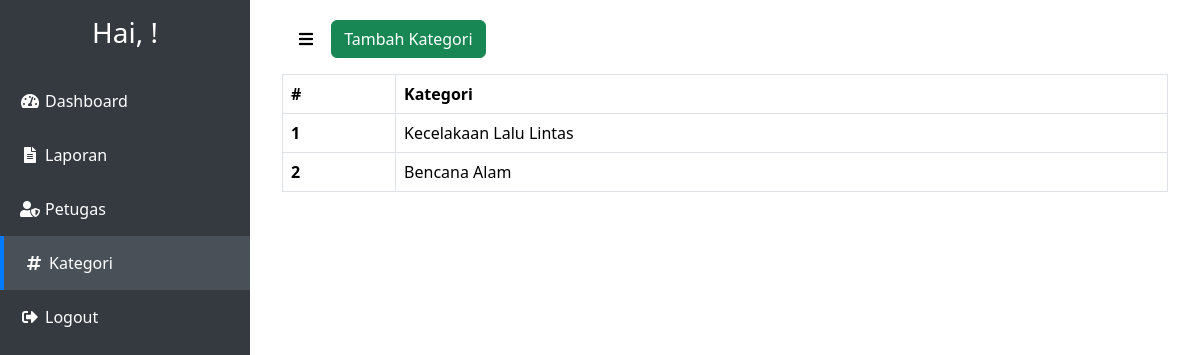
The page /admin/kategori.php on the database its author committed.
### tables this page shows
CREATE TABLE `kategori` (
  `id_kategori` int(11) NOT NULL,
  `nama_kategori` varchar(255) NOT NULL
);

### admin/kategori.php (the view, shortened to what this page needs)
<?php
    include "../config.php"
?>
<html>
<head>
    <link href="https://cdn.jsdelivr.net/npm/bootstrap@5.3.2/dist/css/bootstrap.min.css" rel="stylesheet">
    <link rel="stylesheet" href="https://cdnjs.cloudflare.com/ajax/libs/font-awesome/5.15.3/css/all.min.css"></link>
</head>
<body>
    <div class="sidebar" id="sidebar">
        <h3 class="text-center py-3">Hai, <?php echo $_SESSION['username']; ?>!</h3>
        <ul class="nav flex-column">
            <li class="nav-item">
                <a class="nav-link" href="dashboard.php">
                    <div class="icon"><i class="fas fa-tachometer-alt"></i></div>
                    Dashboard
                </a>
            </li>
            <li class="nav-item">
                <a class="nav-link" href="laporan.php">
                    <div class="icon"><i class="fas fa-file-alt"></i></div>
                    Laporan
                </a>
            </li>
            <li class="nav-item">
                <a class="nav-link" href="petugas.php">
                    <div class="icon"><i class="fas fa-user-shield"></i></div>
                    Petugas
                </a>
            </li>
            <li class="nav-item">
                <a class="nav-link active" href="#">
                    <div class="icon"><i class="fas fa-hashtag"></i></div>
                    Kategori
                </a>
            </li>
            <li class="nav-item">
                <a class="nav-link" href="../logout.php">
                    <div class="icon"><i class="fas fa-sign-out-alt"></i></div>
                    Logout
                </a>
            </li>
        </ul>
    </div>
    <div class="content" id="content">
        <button class="btn btn-custom mb-3" id="toggleSidebar"><i class="fas fa-bars"></i></button>
        <button type="button" class="btn btn-success mb-3" data-bs-toggle="modal" data-bs-target="#tambahModal">Tambah Kategori</button>
        <div class="container-fluid">
            <table class="table table-bordered">
                <thead>
                    <tr>
                        <th scope="col">#</th>
                        <th scope="col">Kategori</th>
                    </tr>
                </thead>
                <tbody>
                    <?php
                    $no = 1;
                    $query = "SELECT * FROM kategori";
                    $result = mysqli_query($conn, $query);
                    while ($row = mysqli_fetch_array($result)) {
                        ?>
                        <tr>
                            <th scope="row"><?php echo $no++; ?></th>
                            <td><?php echo $row['nama_kategori']; ?></td>
                        </tr>
                        <?php
                    }
                    ?>
                </tbody>
            </table>
        </div>
    </div>
</body>
</html>

### admin/kategori.php (style rules this page uses)
body { display: flex; }
.sidebar { min-width: 250px; max-width: 250px; background-color: #343a40; color: white; height: 100vh; position: fixed; transition: all 0.3s; }
.sidebar a { color: white; text-decoration: none; }
.sidebar .nav-link { padding: 15px; display: flex; align-items: center; }
.sidebar .nav-link .icon { width: 30px; display: flex; justify-content: center; }
.sidebar .nav-link.active { background-color: #495057; border-left: 4px solid #007bff; }
.content { margin-left: 250px; padding: 20px; width: 100%; transition: all 0.3s; }
.btn-custom { background-color: white; color: black; border: 2px solid transparent; transition: border-color 0.3s; margin-left: 15px; }

### rows shown on the page
kategori: nama_kategori "Kecelakaan Lalu Lintas"
kategori: nama_kategori "Bencana Alam"
